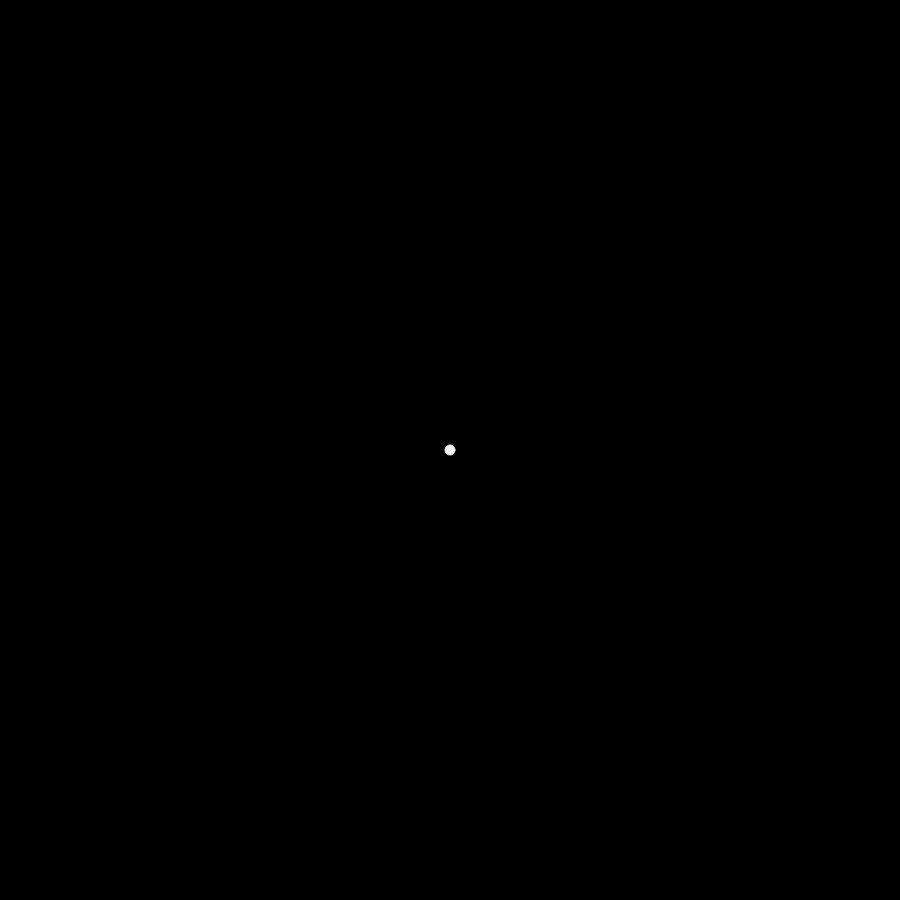
Frame 1 (no input)
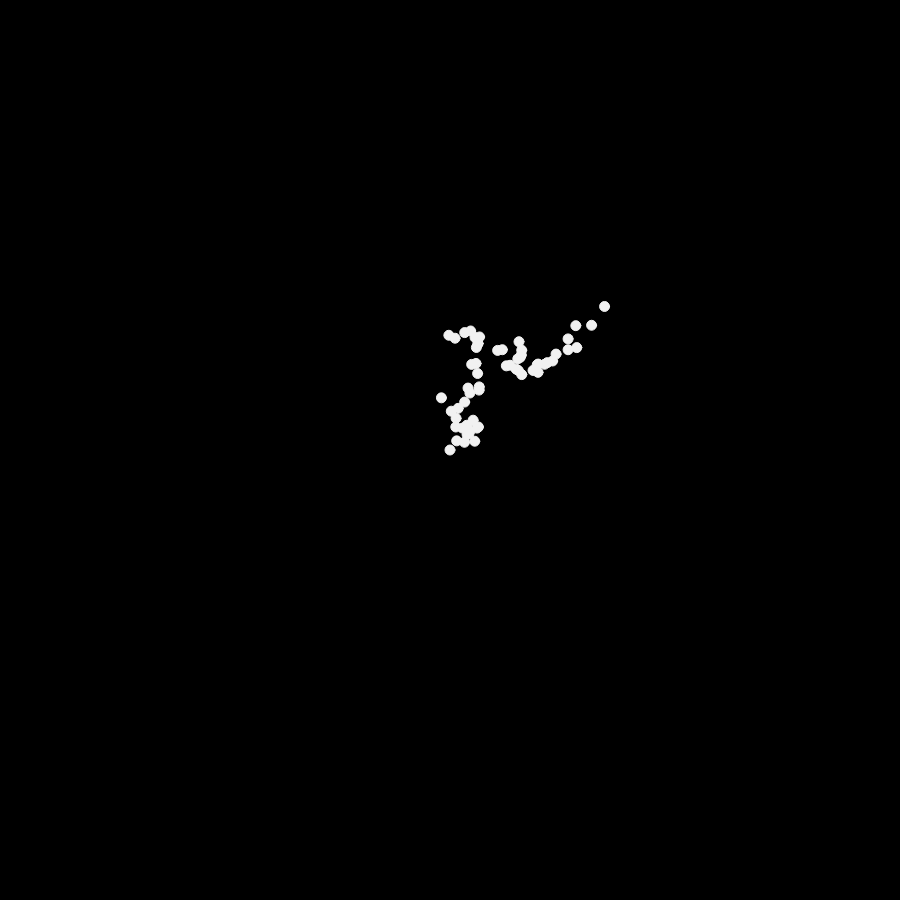
Frame 60 (no input)
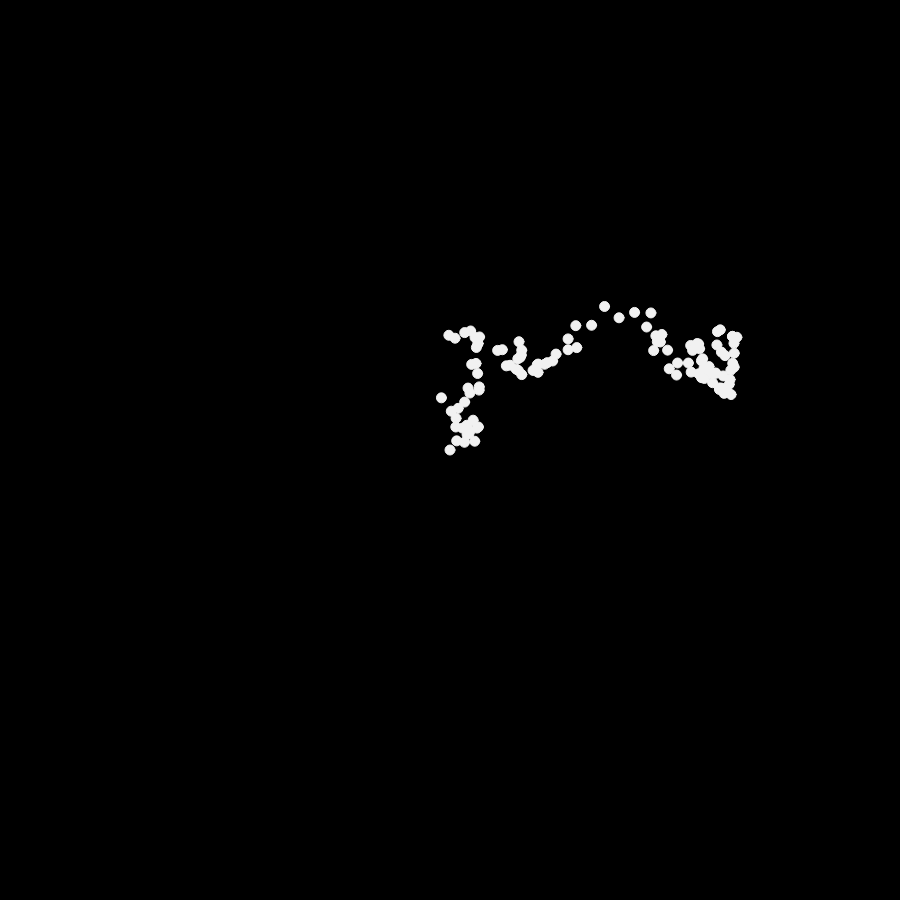
Frame 120 (the mouse pressed at the canvas centre since frame 60)

The p5.js sketch that drew these frames (run headless with seeded random() and noise() and a simulated clock; from frame 60 on, the mouse is pressed at the canvas centre):

// p5.js sketch
// ── sketch.js
function Walker() {
  let x = width / 2;
  let y = height / 2;

  const display = () => {
    ellipse(x, y, 10, 10);
  };

  const step = () => {
		const sd = 10;
		const mean = 0;
		const rX = randomGaussian(mean, sd);
		const rY = randomGaussian(mean, sd);
    
		x += rX;	
		y += rY
  };

  return {
    display,
    step,
  };
}
let walker;

function setup() {
  createCanvas(900, 900);
  background(0);
  walker = Walker();
}

function draw() {
  fill('#f1f1f1');
  stroke('#f1f1f1');

  walker.display();
  walker.step();
}
